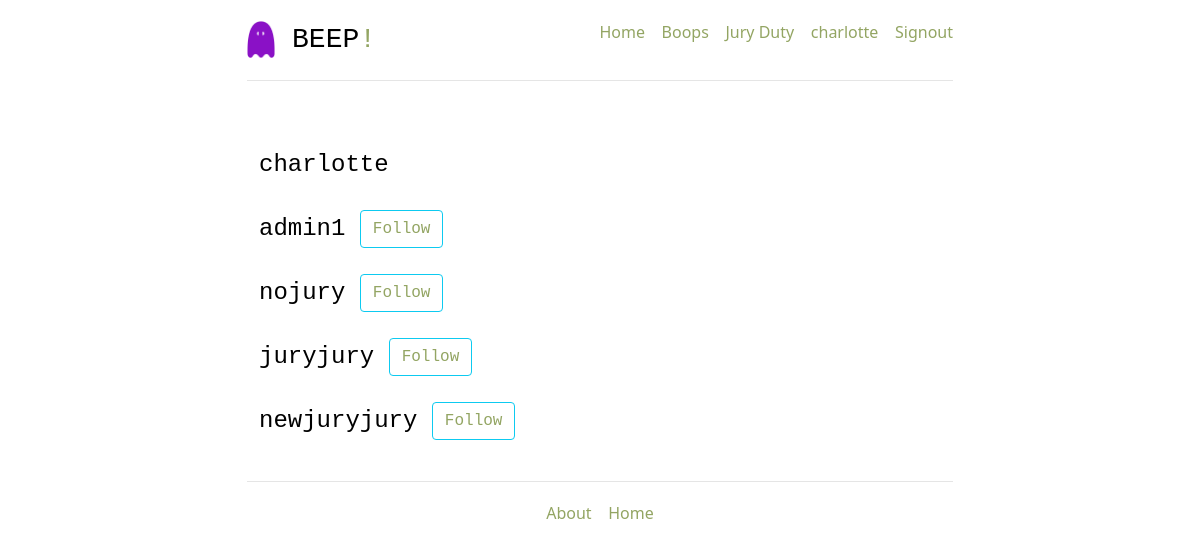
Page /users/ (signed in) on the committed database.
### project/models.py (models this page shows, shortened)
class User(db.Model):
    __tablename__ = 'users'
    id = db.Column(db.Integer, primary_key=True)
    name = db.Column(db.String, unique=True, nullable=False)
    email = db.Column(db.String, unique=True, nullable=False)
    password = db.Column(db.String, nullable=False)
    jury = db.Column(db.String, nullable=False, default=False)
    tweets = db.relationship('Tweet', back_populates='poster')
    role = db.Column(db.String, default='user')
    comments = db.relationship('Comment', back_populates='poster', passive_deletes=True)
    likes = db.relationship('Like', back_populates='liker', passive_deletes=True)
    discussion_comments = db.relationship('Discussion_Comment', back_populates='poster')
    @classmethod
    def is_following(cls, who_id, whom_id):
        whom_ids = db.session.query(Follower.whom_id).filter_by(who_id=who_id).all()
        whom_ids = [i[0] for i in whom_ids]
        if whom_id in whom_ids:
            return True
        else:
            return False

### project/users/views.py (the view)
@users_blueprint.route('/users/')
@login_required
def all_users():
    users = db.session.query(User).all()
    return render_template('users.html', users=users)

### project/users/views.py (called while the page is built)
def login_required(test):
    @wraps(test)
    def wrap(*args, **kwargs):
        if 'logged_in' in session:
            return test(*args, **kwargs)
        else:
            flash('You need to login first')
            return (redirect(url_for('users.login')))
    return wrap

### project/templates/users.html (shortened to what this page needs)
{% extends '_base.html' %}
{% block content %}
<div class="row marketing">
    {% for user in users %}
    <div class="media">
        <div class="media-left">
        </div>
        <div class="media-body">
            <h4 class="media-heading">{{ user.name }}
                {% if user.name == session.name %}
                </h4>
                {% elif user.is_following(session.user_id, user.id) %}
                <a class="btn btn-info btn-xs" href="{{ url_for('tweets.unfollow_user', user_id=user.id )}}">Unfollow</a></h4>
                {% else %}
                <a class="btn btn-info btn-xs" href="{{ url_for('tweets.follow_user', user_id=user.id )}}">Follow</a></h4>
                {% endif %}
        </div>
    </div>
    {% endfor %}
</div>
{% endblock content %}

### project/templates/_base.html (shortened to what this page needs)
<!DOCTYPE html>
<html lang="en">
<head>
  <link href="{{ url_for('static', filename='css/bootstrap.min.css' )}}" rel="stylesheet">
  <link href="{{ url_for('static', filename='css/main.css' )}}" rel="stylesheet">
  <link href="{{ url_for('static', filename='css/ie10-viewport-bug-workaround.css' )}}" rel="stylesheet">
  <link href="{{ url_for('static', filename='css/jumbotron-narrow.css' )}}" rel="stylesheet">
</head>
<body>
  <div class="container">
    <div class="header clearfix">
      <nav>
        <ul class="nav nav-pills pull-right" style = "float: right;">
          {% if session.logged_in %}
          <li><a href="/">Home</a></li>&nbsp;&nbsp;&nbsp;&nbsp;
          <li><a href="/tweets/">Boops</a></li>&nbsp;&nbsp;&nbsp;&nbsp;
          {% if session.jury == '1' %}
          <li><a href="/jury">Jury Duty</a></li>&nbsp;&nbsp;&nbsp;&nbsp;
          {% endif %}
          <li><a href="{{ url_for('users.all_users') }}"">{{ session.name }}</a></li>&nbsp;&nbsp;&nbsp;&nbsp;
          {% endif %}
          {% if not session.logged_in %}
          {% block signin_form %}{% endblock signin_form %}
          {% else %}
          <li role=" presentation"><a href="{{ url_for('users.logout') }}">Signout</a></li>
          {% endif %}
        </ul>
      </nav>
      <h3><img src="../static/img/Beep_Logo.png" alt="Beep Logo" style="width: 4%; height: auto;"> BEEP<span class = "exclamation">!</span></h3>
    </div>
    {% block content %}
    {% endblock content %}
    <footer class="footer">
      <p><a href="/about">About</a>&nbsp;&nbsp;&nbsp;&nbsp;<a href="/">Home</a></p>
    </footer>
  </div>
</body>
</html>

### project/static/css/jumbotron-narrow.css (style rules this page uses)
body { padding-top: 20px; padding-bottom: 20px; }
.header, .marketing, .footer { padding-right: 15px; padding-left: 15px; }
.header { padding-bottom: 20px; border-bottom: 1px solid #e5e5e5; }
.header h3 { margin-top: 0; margin-bottom: 0; line-height: 40px; color: black; font-family: 'Courier New'; }
img { width: 50%; height: auto; }
.footer { padding-top: 19px; color: #777; border-top: 1px solid #e5e5e5; text-align: center; }
@media (min-width: 768px) { .container { max-width: 730px; } }
.marketing { margin: 40px 0; }
@media screen and (min-width: 768px) { .header, .marketing, .footer { padding-right: 0; padding-left: 0; } }
@media screen and (min-width: 768px) { .header { margin-bottom: 30px; } }
a:link { color: #93a563; background-color: transparent; text-decoration: none; }
.exclamation { color: #93a563; font-family: 'Courier New', Courier, monospace; }
h4 { margin-top: 0; margin-bottom: 0; line-height: 40px; color: black; font-family: 'Courier New'; font-size: 20; }

### rows in the picture
User: name "charlotte"
User: name "admin1"
User: name "nojury"
User: name "juryjury"
User: name "newjuryjury"
